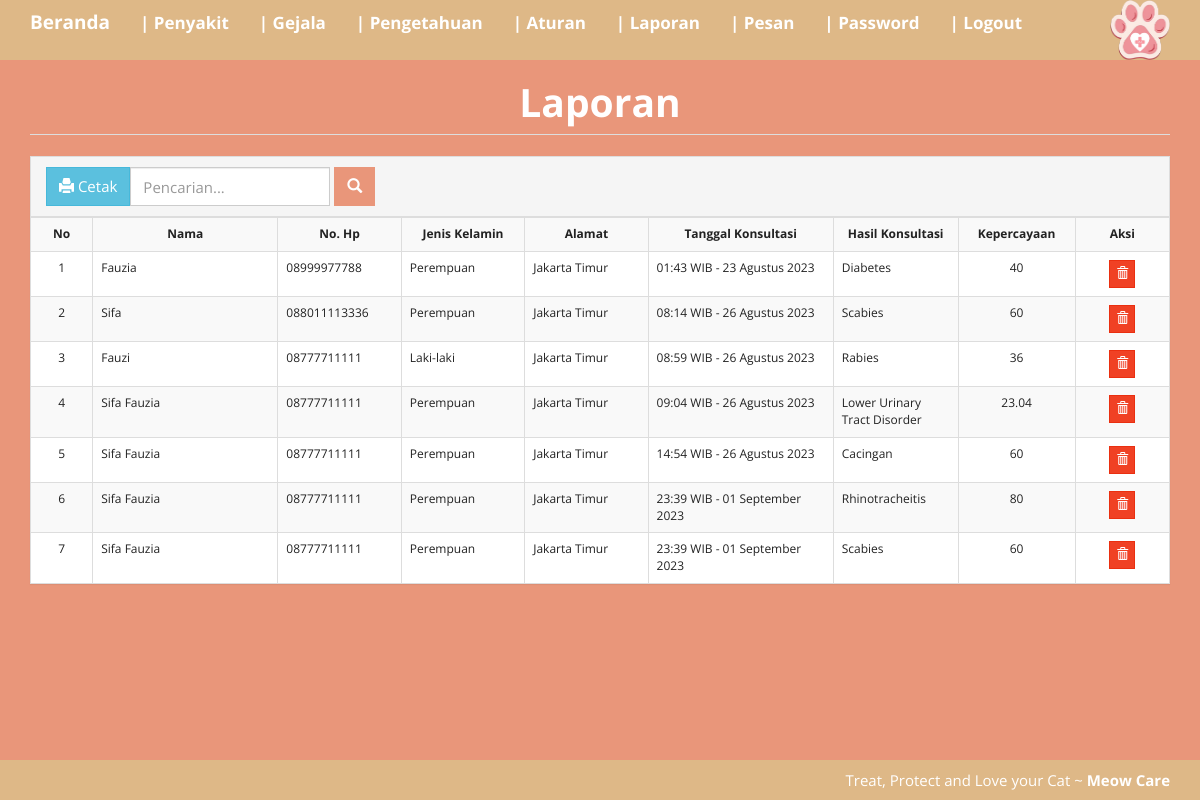
The app's page /index.php?m=laporan (signed in) with its own data.
### tables this page shows
CREATE TABLE `tb_hasil` (
  `id` int(5) NOT NULL,
  `nik` varchar(16) NOT NULL,
  `nama` varchar(255) NOT NULL,
  `no_hp` varchar(255) NOT NULL,
  `jk` varchar(255) NOT NULL,
  `alamat` varchar(255) NOT NULL,
  `tgl` varchar(255) NOT NULL,
  `hasil_konsultasi` varchar(255) NOT NULL,
  `kepercayaan` varchar(255) NOT NULL
);

### functions.php (called while the page is built, shortened)
<?php
$config["server"]='localhost';
$config["username"]='root';
$config["password"]='';
$config["database_name"]='meowcare';
include'includes/db.php';
$db = new DB($config['server'], $config['username'], $config['password'], $config['database_name']);
include'includes/general.php';

### includes/general.php (called while the page is built, shortened)
<?php
function esc_field($str){
    if (@!get_magic_quotes_gpc())
        return addslashes($str);
    else
        return $str;
}

### includes/db.php (called while the page is built, shortened)
<?php
class DB{
    var $conn = null;
    public function __construct($host, $username, $passwd, $dbname){
        $this->conn = mysqli_connect($host, $username, $passwd, $dbname);
    }
    public function query($sql){
        $query = mysqli_query($this->conn, $sql) or die('<pre>Error mysqli_query: ' . mysqli_error($this->conn) . '<br />' . $sql . '</pre>');
        return $query;
    }
    public function get_results($sql){
        $query = $this->query($sql);
        $arr = array();
        while($row = mysqli_fetch_object($query)){
            $arr[] = $row;
        }
        return $arr;
    }
}

### laporan.php (the view, shortened to what this page needs)
<head>
</head>
<body class="latar">
<div class="page-header">
    <h1 style="color: #fff;" align="center"><b>Laporan</b></h1>
</div>
<div class="panel panel-default">
    <div class="panel-heading">
        <form class="form-inline">
            <div class="form-group pull-left">
            <a class="btn btn-info" onClick="popup_print()" ><span class="glyphicon glyphicon-print"></span> Cetak</a>
        </div>
            <div class="form-group">
                <input class="form-control" type="text" placeholder="Pencarian..." name="q" value="<?=@$_GET['q']?>" />
            </div>
            <div class="form-group">
                <button class="btn tambah"><span class="glyphicon glyphicon-search"></span></button>
            </div>
        </form>
    </div>
<div class="table-responsive">
        <table class="table table-bordered table-hover table-striped">
  <tr>
    <td width="50" align="center" valign="middle"><b>No</b></td>
    <td width="150" align="center" valign="middle"><b>Nama</b></td>
    <td width="100" align="center" valign="middle"><b>No. Hp</b></td>
    <td width="100" align="center" valign="middle"><b>Jenis Kelamin</b></td>
    <td width="100" align="center" valign="middle"><b>Alamat</b></td>
    <td width="150" align="center" valign="middle"><b>Tanggal Konsultasi</b></td>
    <td width="70" align="center" valign="middle"><b>Hasil Konsultasi</b></td>
    <td width="70" align="center" valign="middle"><b>Kepercayaan</b></td>
    <td width="76" align="center" valign="middle"><b>Aksi</b></td>
  </tr>
  <?php
 require_once'functions.php';
    $q = esc_field($_GET['q']);
    $no=0;
    $rows = $db->get_results("SELECT * FROM tb_hasil
    WHERE nama LIKE '%$q%' AND kepercayaan > 10
    ORDER BY id");
    foreach($rows as $row):?>
    <tr>
    <td align="center" valign="middle"><?=++$no?></td>
    <td valign="middle"> <?=$row->nama ?></td>
    <td valign="middle"> <?=$row->no_hp ?></td>
    <td valign="middle"> <?=$row->jk ?></td>
    <td valign="middle"> <?=$row->alamat ?></td>
    <td valign="middle"> <?=$row->tgl ?></td>
    <td valign="middle"> <?=$row->hasil_konsultasi ?></td>
    <td align="center" valign="middle"><?=$row->kepercayaan ?></td>
    <td align="center" valign="middle" class="nw">
            <a class="btn btn-xs btn-danger" href="aksi.php?act=laporan_hapus&ID=<?=$row->id?>" onClick="return confirm('Hapus data?')"><span class="glyphicon glyphicon-trash"></span></a>
        </td>
  </tr>
  <?php endforeach;
    ?>
</table>
</div></div>
</body>

### assets/css/general.css (style rules this page uses)
html { position: relative; min-height: 100%; }
body { margin-bottom: 70px; }
.nw { white-space: nowrap; }
.page-header { margin-top: 0; padding-bottom: 0; }
.page-header h1 { margin-top: 0; }

### index.php (style rules this page uses)
.tambah { background-color: #E9967A; color: #fff; }
.latar { background-color: #E9967A; }
.tambah { background-color: #E9967A; }

### records on screen
tb_hasil: nama "Fauzia", no_hp "08999977788", jk "Perempuan", alamat "Jakarta Timur", tgl "01:43 WIB - 23 Agustus 2023", hasil_konsultasi "Diabetes", kepercayaan "40"
tb_hasil: nama "Sifa", no_hp "088011113336", jk "Perempuan", alamat "Jakarta Timur", tgl "08:14 WIB - 26 Agustus 2023", hasil_konsultasi "Scabies", kepercayaan "60"
tb_hasil: nama "Fauzi", no_hp "08777711111", jk "Laki-laki", alamat "Jakarta Timur", tgl "08:59 WIB - 26 Agustus 2023", hasil_konsultasi "Rabies", kepercayaan "36"
tb_hasil: nama "Sifa Fauzia", no_hp "08777711111", jk "Perempuan", alamat "Jakarta Timur", tgl "09:04 WIB - 26 Agustus 2023", hasil_konsultasi "Lower Urinary Tract Disorder", kepercayaan "23.04"
tb_hasil: nama "Sifa Fauzia", no_hp "08777711111", jk "Perempuan", alamat "Jakarta Timur", tgl "14:54 WIB - 26 Agustus 2023", hasil_konsultasi "Cacingan", kepercayaan "60"
tb_hasil: nama "Sifa Fauzia", no_hp "08777711111", jk "Perempuan", alamat "Jakarta Timur", tgl "23:39 WIB - 01 September 2023", hasil_konsultasi "Rhinotracheitis", kepercayaan "80"
tb_hasil: nama "Sifa Fauzia", no_hp "08777711111", jk "Perempuan", alamat "Jakarta Timur", tgl "23:39 WIB - 01 September 2023", hasil_konsultasi "Scabies", kepercayaan "60"
